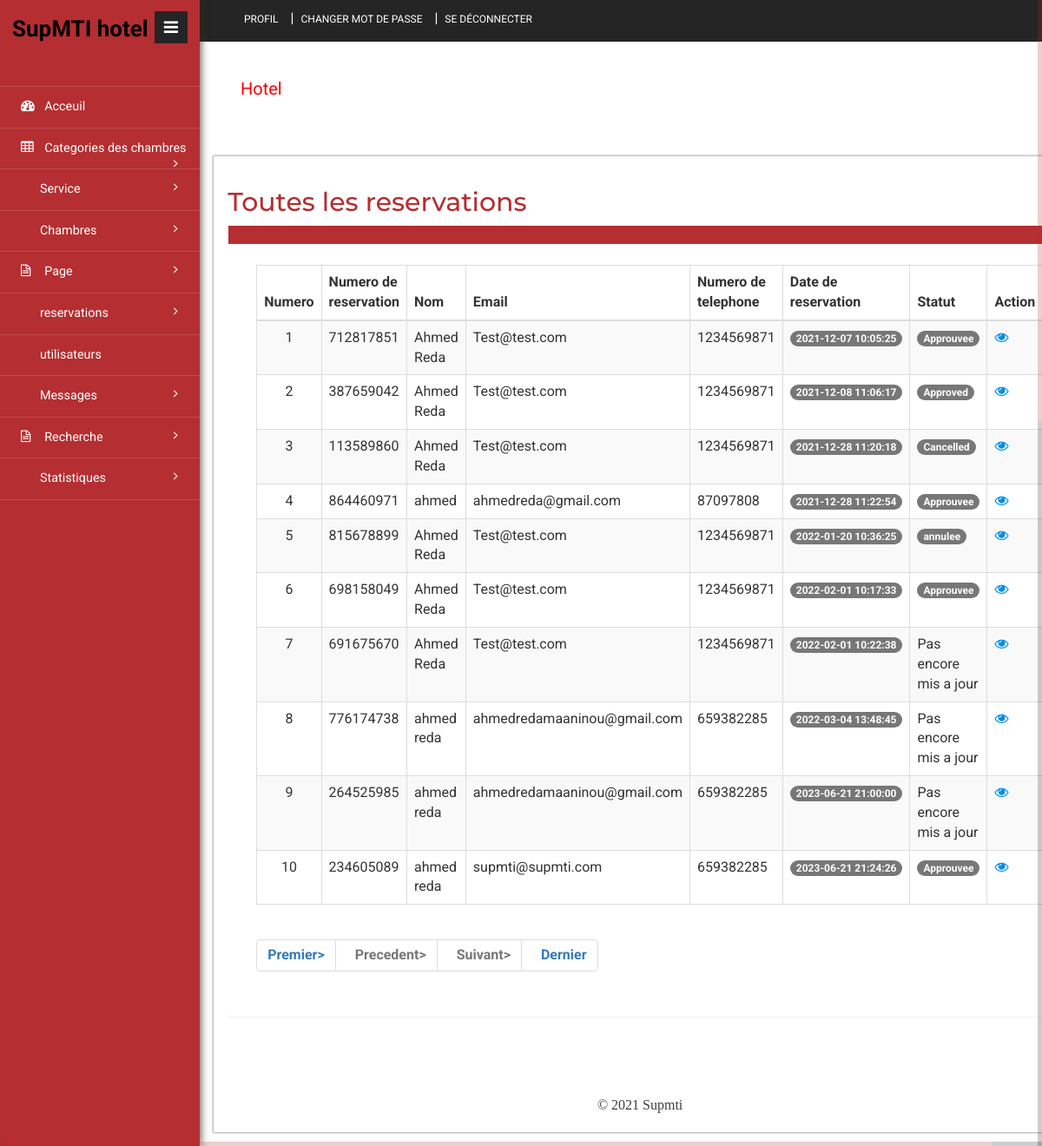
Screenshot of /supmti/admin/all-booking.php (signed in) with the database file from the repository.
### tables this page shows
CREATE TABLE `tblbooking` (
  `ID` int(10) NOT NULL,
  `RoomId` int(5) DEFAULT NULL,
  `BookingNumber` varchar(120) DEFAULT NULL,
  `UserID` int(5) NOT NULL,
  `IDType` varchar(120) DEFAULT NULL,
  `Gender` varchar(50) DEFAULT NULL,
  `Address` mediumtext DEFAULT NULL,
  `CheckinDate` varchar(200) DEFAULT NULL,
  `CheckoutDate` varchar(200) DEFAULT NULL,
  `BookingDate` timestamp NULL DEFAULT current_timestamp(),
  `Remark` varchar(50) DEFAULT NULL,
  `Status` varchar(50) DEFAULT NULL,
  `UpdationDate` timestamp NULL DEFAULT NULL ON UPDATE current_timestamp()
);

CREATE TABLE `tbluser` (
  `ID` int(10) NOT NULL,
  `FullName` varchar(200) DEFAULT NULL,
  `MobileNumber` bigint(10) DEFAULT NULL,
  `Email` varchar(120) DEFAULT NULL,
  `Password` varchar(120) DEFAULT NULL,
  `RegDate` timestamp NULL DEFAULT current_timestamp()
);

### supmti/admin/all-booking.php (the view, shortened to what this page needs)
<?php
include('includes/dbconnection.php');
if (strlen($_SESSION['hbmsaid']==0)) {
  header('location:logout.php');
  } else{
?>
<!DOCTYPE HTML>
<html>
<head>
<link href="css/bootstrap.min.css" rel='stylesheet' type='text/css' />
<link href="css/style.css" rel='stylesheet' type='text/css' />
<link href="css/font-awesome.css" rel="stylesheet">
<link rel="stylesheet" href="css/icon-font.min.css" type='text/css' />
</head>
<body>
   <div class="page-container">
	<div class="left-content">
	   <div class="inner-content">
			<?php include_once('includes/header.php');?>
			<div class="content">
<div class="women_main">
	<div class="grids">
					<div class="progressbar-heading grids-heading">
						<h2>Toutes les reservations</h2>
					</div>
					<div class="panel panel-widget forms-panel">
						<div class="forms">
							<div class="form-grids widget-shadow" data-example-id="basic-forms">
								<div class="form-title">
								</div>
								<div class="form-body">
									     <table class="table table-bordered table-striped table-vcenter js-dataTable-full-pagination">
                                <thead>
                                    <tr>
                                        <th class="text-center">Numero</th>
                                        <th>Numero de reservation</th>
                                        <th>Nom</th>
                                        <th class="d-none d-sm-table-cell">Email</th>
                                        <th class="d-none d-sm-table-cell">Numero de telephone</th>
                                        <th class="d-none d-sm-table-cell">Date de reservation</th>
                                        <th class="d-none d-sm-table-cell">Statut</th>
                                        <th class="d-none d-sm-table-cell" style="width: 15%;">Action</th>
                                       </tr>
                                </thead>
                                <tbody>
                                    <?php
                                    if (isset($_GET['pageno'])) {
            $pageno = $_GET['pageno'];
        } else {
            $pageno = 1;
        }
        $no_of_records_per_page = 10;
        $offset = ($pageno-1) * $no_of_records_per_page;
        $ret = "SELECT ID FROM tblbooking";
$query1 = $dbh -> prepare($ret);
$query1->execute();
$total_rows=$query1->rowCount();
$total_pages = ceil($total_rows / $no_of_records_per_page);
$sql="SELECT tbluser.*,tblbooking.BookingNumber,tblbooking.ID,tblbooking.Status,tblbooking.BookingDate from tblbooking join tbluser on tblbooking.UserID=tbluser.ID  LIMIT $offset, $no_of_records_per_page";
$query = $dbh -> prepare($sql);
$query->execute();
$results=$query->fetchAll(PDO::FETCH_OBJ);
$cnt=1;
if($query->rowCount() > 0)
{
foreach($results as $row)
{               ?>
                                    <tr>
                                        <td class="text-center"><?php echo htmlentities($cnt);?></td>
                                        <td class="font-w600"><?php  echo htmlentities($row->BookingNumber);?></td>
                                        <td class="font-w600"><?php  echo htmlentities($row->FullName);?></td>
                                        <td class="d-none d-sm-table-cell"><?php  echo htmlentities($row->Email);?></td>
                                        <td class="d-none d-sm-table-cell"><?php  echo htmlentities($row->MobileNumber);?></td>
                                        <td class="d-none d-sm-table-cell">
                                            <span class="badge badge-primary"><?php  echo htmlentities($row->BookingDate);?></span>
                                        </td>
                                         <?php if($row->Status==""){ ?>
                     <td class="font-w600"><?php echo "Pas encore mis a jour"; ?></td>
<?php } else { ?>
                                        <td class="d-none d-sm-table-cell">
                                            <span class="badge badge-primary"><?php  echo htmlentities($row->Status);?></span>
                                        </td>
<?php } ?>
                                         <td class="d-none d-sm-table-cell"><a href="view-booking-detail.php?bookingid=<?php echo htmlentities ($row->BookingNumber);?>"><i class="fa fa-eye" aria-hidden="true"></i></a></td>
                                    </tr>
                                    <?php $cnt=$cnt+1;}} else { ?>
                                 <tr>
                                	<td colspan="8" style="color:red; font-size:22px; text-align:center">Pas d'enregistremenet</td>
                                </tr>
                            <?php } ?>
                                </tbody>
                            </table>
                            <div align="left">
    <ul class="pagination" >
        <li><a href="?pageno=1"><strong>Premier></strong></a></li>
        <li class="<?php if($pageno <= 1){ echo 'disabled'; } ?>">
            <a href="<?php if($pageno <= 1){ echo '#'; } else { echo "?pageno=".($pageno - 1); } ?>"><strong style="padding-left: 10px">Precedent></strong></a>
        </li>
        <li class="<?php if($pageno >= $total_pages){ echo 'disabled'; } ?>">
            <a href="<?php if($pageno >= $total_pages){ echo '#'; } else { echo "?pageno=".($pageno + 1); } ?>"><strong style="padding-left: 10px">Suivant></strong></a>
        </li>
        <li><a href="?pageno=<?php echo $total_pages; ?>"><strong style="padding-left: 10px">Dernier</strong></a></li>
    </ul>
</div>
								</div>
							</div>
						</div>
					</div>
				</div>
<?php include_once('includes/footer.php');?>
</div>
</div>
		</div>
</div>
			<?php include_once('includes/sidebar.php');?>
							</div>
</body>
</html><?php }  ?>

### rows the page displays
tblbooking: BookingNumber "712817851", UserID.FullName "Ahmed Reda", UserID.Email "Test@test.com", UserID.MobileNumber "1234569871", BookingDate "2021-12-07 10:05:25", Status "Approuvee"
tblbooking: BookingNumber "387659042", UserID.FullName "Ahmed Reda", UserID.Email "Test@test.com", UserID.MobileNumber "1234569871", BookingDate "2021-12-08 11:06:17", Status "Approved"
tblbooking: BookingNumber "113589860", UserID.FullName "Ahmed Reda", UserID.Email "Test@test.com", UserID.MobileNumber "1234569871", BookingDate "2021-12-28 11:20:18", Status "Cancelled"
tblbooking: BookingNumber "864460971", UserID.FullName "ahmed", UserID.Email "ahmedreda@gmail.com", UserID.MobileNumber "87097808", BookingDate "2021-12-28 11:22:54", Status "Approuvee"
tblbooking: BookingNumber "815678899", UserID.FullName "Ahmed Reda", UserID.Email "Test@test.com", UserID.MobileNumber "1234569871", BookingDate "2022-01-20 10:36:25", Status "annulee"
tblbooking: BookingNumber "698158049", UserID.FullName "Ahmed Reda", UserID.Email "Test@test.com", UserID.MobileNumber "1234569871", BookingDate "2022-02-01 10:17:33", Status "Approuvee"
tblbooking: BookingNumber "691675670", UserID.FullName "Ahmed Reda", UserID.Email "Test@test.com", UserID.MobileNumber "1234569871", BookingDate "2022-02-01 10:22:38", shows "Pas encore mis a jour"
tblbooking: BookingNumber "776174738", UserID.FullName "ahmed reda", UserID.Email "ahmedredamaaninou@gmail.com", UserID.MobileNumber "659382285", BookingDate "2022-03-04 13:48:45", shows "Pas encore mis a jour"
tblbooking: BookingNumber "264525985", UserID.FullName "ahmed reda", UserID.Email "ahmedredamaaninou@gmail.com", UserID.MobileNumber "659382285", BookingDate "2023-06-21 21:00:00", shows "Pas encore mis a jour"
tblbooking: BookingNumber "234605089", UserID.FullName "ahmed reda", UserID.Email "supmti@supmti.com", UserID.MobileNumber "659382285", BookingDate "2023-06-21 21:24:26", Status "Approuvee"
